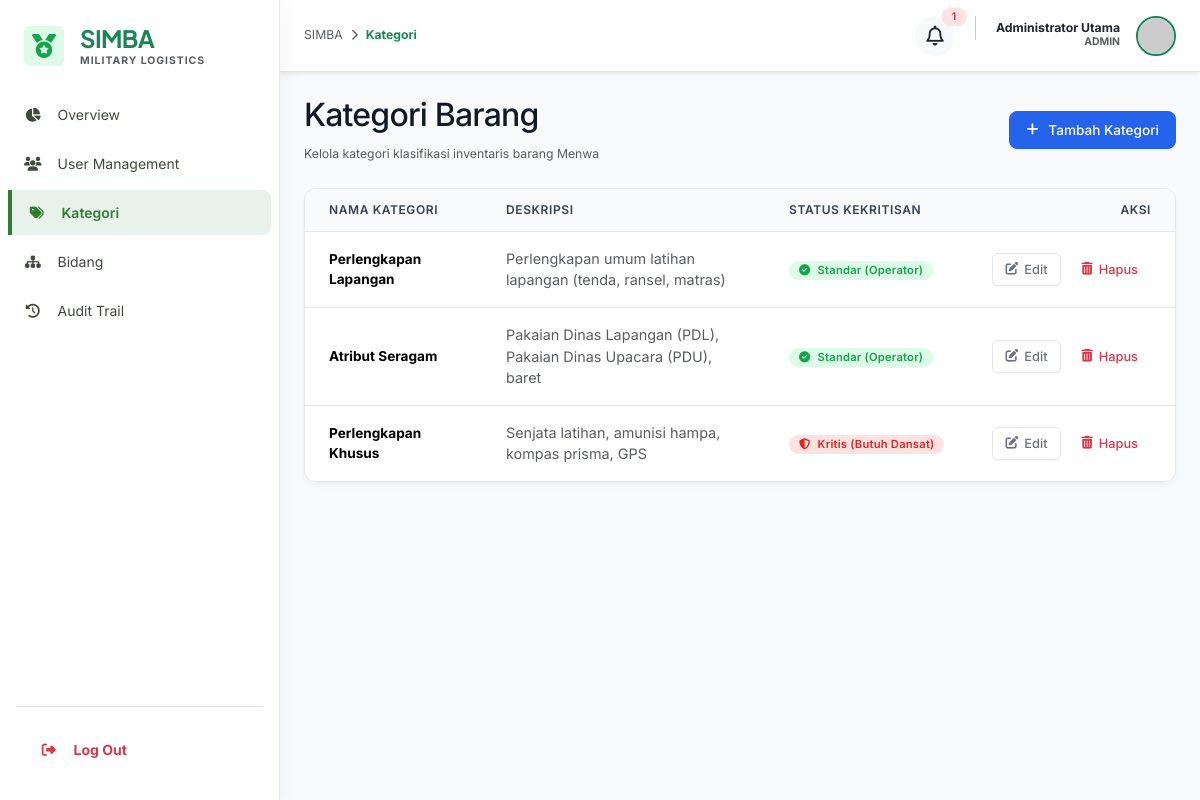
Page /public/index.php?controller=kategori&action=index (signed in) on the committed database.
### tables this page shows
CREATE TABLE `kategori_barang` (
  `kategori_id` int(11) NOT NULL,
  `nama_kategori` varchar(100) NOT NULL,
  `deskripsi` text DEFAULT NULL,
  `is_critical` tinyint(1) NOT NULL DEFAULT 0,
  `created_at` datetime NOT NULL DEFAULT current_timestamp()
);

### app/controllers/KategoriController.php (called while the page is built, shortened)
<?php
class KategoriController extends Controller {
    public function index() {
        $model = new KategoriBarang();
        $categories = $model->findAll();
        $this->view('kategori/index', [
            'title' => 'Kelola Kategori Barang',
            'categories' => $categories
        ]);
    }
}

### public/index.php (called while the page is built, shortened)
<?php
require_once dirname(__DIR__) . '/core/Database.php';
require_once dirname(__DIR__) . '/core/Model.php';
$actionName = isset($_GET['action']) ? trim($_GET['action']) : 'index';
$controllerInstance = new $controllerClass();
$controllerInstance->$actionName();

### core/Database.php (called while the page is built, shortened)
<?php
class Database {
    private static $instance = null;
    private $pdo;
    private function __construct() {
        try {
            $dsn = "mysql:host=" . DB_HOST . ";port=" . DB_PORT . ";dbname=" . DB_NAME . ";charset=utf8mb4";
            $options = [
                PDO::ATTR_ERRMODE            => PDO::ERRMODE_EXCEPTION,
                PDO::ATTR_DEFAULT_FETCH_MODE => PDO::FETCH_ASSOC,
                PDO::ATTR_EMULATE_PREPARES   => false,
            ];
            $this->pdo = new PDO($dsn, DB_USER, DB_PASS, $options);
        } catch (PDOException $e) {
            error_log("Database Connection Error: " . $e->getMessage());
            die("Sistem sedang mengalami kendala teknis. Silakan coba beberapa saat lagi.");
        }
    }
    public static function getInstance() {
        if (self::$instance === null) {
            self::$instance = new self();
        }
        return self::$instance;
    }
    public function getConnection() {
        return $this->pdo;
    }
}

### core/Model.php (called while the page is built, shortened)
<?php
require_once __DIR__ . '/Database.php';
abstract class Model {
    protected $db;
    protected $table;
    public function __construct() {
        $this->db = Database::getInstance()->getConnection();
    }
    protected function query($sql, $params = []) {
        $stmt = $this->db->prepare($sql);
        $stmt->execute($params);
        return $stmt;
    }
    public function findAll() {
        $sql = "SELECT * FROM {$this->table}";
        return $this->query($sql)->fetchAll();
    }
}

### app/views/kategori/index.php (the view, shortened to what this page needs)
<div class="d-flex justify-content-between align-items-center mb-4">
    <div>
        <h1 class="h2 font-heading" style="color: var(--text-primary);">Kategori Barang</h1>
        <span class="text-muted small">Kelola kategori klasifikasi inventaris barang Menwa</span>
    </div>
    <a href="index.php?controller=kategori&action=add" class="btn btn-primary rounded-3">
        <i class="fa-solid fa-plus me-1"></i> Tambah Kategori
    </a>
</div>
<div class="glass-card p-4">
    <div class="table-responsive">
        <table class="table table-modern mb-0 align-middle">
            <thead>
                <tr>
                    <th>Nama Kategori</th>
                    <th>Deskripsi</th>
                    <th>Status Kekritisan</th>
                    <th class="text-end">Aksi</th>
                </tr>
            </thead>
            <tbody>
                <?php if (empty($categories)): ?>
                    <tr>
                        <td colspan="4" class="text-center text-muted py-4">Belum ada kategori terdaftar</td>
                    </tr>
                <?php else: ?>
                    <?php foreach ($categories as $cat): ?>
                        <tr>
                            <td><strong class=""><?= htmlspecialchars($cat['nama_kategori']) ?></strong></td>
                            <td class="text-muted" style="font-size: 0.9rem;"><?= htmlspecialchars($cat['deskripsi'] ?: '-') ?></td>
                            <td>
                                <?php if ($cat['is_critical'] == 1): ?>
                                    <span class="badge bg-danger"><i class="fa-solid fa-shield-halved me-1"></i> Kritis (Butuh Dansat)</span>
                                <?php else: ?>
                                    <span class="badge bg-success"><i class="fa-solid fa-circle-check me-1"></i> Standar (Operator)</span>
                                <?php endif; ?>
                            </td>
                            <td class="text-end">
                                <div class="d-inline-flex gap-2">
                                    <a href="index.php?controller=kategori&action=edit&id=<?= $cat['kategori_id'] ?>" class="btn btn-sm btn-outline-custom">
                                        <i class="fa-solid fa-pen-to-square"></i> Edit
                                    </a>
                                    <form action="index.php?controller=kategori&action=delete" method="POST" onsubmit="return confirm('Apakah Anda yakin ingin menghapus kategori ini?');">
                                        <button type="submit" class="btn btn-sm btn-outline-danger">
                                            <i class="fa-solid fa-trash-can"></i> Hapus
                                        </button>
                                    </form>
                                </div>
                            </td>
                        </tr>
                    <?php endforeach; ?>
                <?php endif; ?>
            </tbody>
        </table>
    </div>
</div>

### public/css/style.css (style rules this page uses)
:root { --sidebar-bg: #111827; --sidebar-hover: #1F2937; --sidebar-active: #374151; --sidebar-active-border: #3B82F6; --sidebar-text: #9CA3AF; --sidebar-text-active: #FFFFFF; --sidebar-width: 250px; --sidebar-collapsed-width: 78px; --bg-main: #F8FAFC; --bg-card: #FFFFFF; --font-heading: 'Inter', sans-serif; --font-body: 'Inter', sans-serif; --text-primary: #111827; --text-secondary: #6B7280; --text-muted: #9CA3AF; --text-muted-lt: #D1D5DB; --primary: #2563EB; --primary-hover: #1D4ED8; --primary-light: #EFF6FF; --green: #16A34A; --green-lt: #DCFCE7; --green-hover: #15803D; --amber: #F59E0B; --amber-lt: #FEF3C7; --amber-hover: #D97706; --red: #DC2626; --red-lt: #FEE2E2; --red-hover: #B91C1C; --blue: #2563EB; --blue-lt: #DBEAFE; --purple: #7C3AED; --purple-lt: #EDE9FE; --gray-200: #E5E7EB; --border-color: #E5E7EB; --border-focus: #2563EB; --shadow-sm: 0 1px 2px 0 rgba(0, 0, 0, 0.05); --shadow-md: 0 4px 6px -1px rgba(0, 0, 0, 0.1), 0 2px 4px -1px rgba(0, 0, 0, 0.06); --shadow-card: 0 4px 6px -1px rgba(0, 0, 0, 0.05); --shadow-lg: 0 10px 15px -3px rgba(0, 0, 0, 0.1), 0 4px 6px -2px rgba(0, 0, 0, 0.05); --shadow-hover: 0 10px 15px -3px rgba(0, 0, 0, 0.05); --shadow-ring: 0 0 0 3px rgba(37, 99, 235, 0.2); --radius-sm: 6px; --radius-md: 8px; --radius-lg: 12px; --radius-xl: 16px; --radius-pill: 9999px; --transition: all 0.2s ease-in-out; }
body { background-color: var(--bg-main); color: var(--text-primary); font-family: var(--font-body); font-size: 14px; line-height: 1.5; -webkit-font-smoothing: antialiased; -moz-osx-font-smoothing: grayscale; }
h1, h2, h3, h4, h5, h6 { font-family: var(--font-heading); font-weight: 600; color: var(--text-primary); letter-spacing: -0.025em; margin-bottom: 0.5rem; }
a { color: var(--primary); text-decoration: none; transition: var(--transition); }
.card-modern, .glass-card { background: var(--bg-card); border: 1px solid var(--border-color); border-radius: var(--radius-lg); box-shadow: var(--shadow-card); margin-bottom: 24px; overflow: hidden; }
.card-modern .card-body, .glass-card { padding: 24px; }
.glass-card { padding: 24px; }
.table-responsive { margin: -24px; }
.table-modern, .table-custom { width: 100%; border-collapse: collapse !important; font-size: 0.85rem; color: var(--text-primary); margin: 0 !important; }
.table-modern thead th, .table-custom thead th { background: #F9FAFB; color: #374151; font-weight: 600; font-size: 0.75rem; text-transform: uppercase; letter-spacing: 0.05em; padding: 12px 24px; border-bottom: 1px solid var(--border-color); white-space: nowrap; }
.table-modern tbody td, .table-custom tbody td { padding: 16px 24px; border-bottom: 1px solid var(--border-color); vertical-align: middle; }
.table-modern tbody tr:last-child td, .table-custom tbody tr:last-child td { border-bottom: none; }
.table> :not(caption)>*>* { border-bottom-width: 1px !important; border-bottom-color: var(--border-color) !important; }
.btn { font-family: var(--font-body); font-weight: 500; font-size: 0.85rem; padding: 8px 16px; border-radius: var(--radius-md); transition: var(--transition); display: inline-flex; align-items: center; justify-content: center; gap: 6px; line-height: 1.5; border: 1px solid transparent; }
.btn-sm { padding: 6px 12px; font-size: 0.8rem; border-radius: var(--radius-sm); }
.btn-primary, .btn-accent { background: var(--primary); color: #fff !important; border-color: var(--primary); box-shadow: 0 1px 2px rgba(0, 0, 0, 0.05); }
.btn-outline-custom, .btn-outline { background: #fff; border-color: var(--border-color); color: var(--text-secondary); box-shadow: var(--shadow-sm); }
.badge { padding: 4px 10px; font-weight: 600; font-size: 0.7rem; border-radius: var(--radius-pill); letter-spacing: 0.02em; border: none; }
.bg-success { background: var(--green-lt) !important; color: var(--green) !important; }
.bg-danger { background: var(--red-lt) !important; color: var(--red) !important; }
:root { --wp-blue: #0073aa; --wp-blue-hover: #005177; --wp-text-dark: #2c3338; }
.card-modern, .glass-card, .metric-card { transition: transform 0.3s cubic-bezier(0.34, 1.56, 0.64, 1), box-shadow 0.3s ease; }
.table-modern tbody tr, .table-custom tbody tr { transition: all 0.2s ease; }

### app/views/layouts/main.php (style rules this page uses)
body { font-family: 'Inter', sans-serif; background-color: #F8FAFC; }

### rows in the picture
kategori_barang: nama_kategori "Perlengkapan Lapangan", deskripsi "Perlengkapan umum latihan lapangan (tenda, ransel, matras)", is_critical 0 (drawn)
kategori_barang: nama_kategori "Atribut Seragam", deskripsi "Pakaian Dinas Lapangan (PDL), Pakaian Dinas Upacara (PDU), baret", is_critical 0 (drawn)
kategori_barang: nama_kategori "Perlengkapan Khusus", deskripsi "Senjata latihan, amunisi hampa, kompas prisma, GPS", is_critical 1 (drawn)

### other values in the picture
$label "Overview User Management Kategori Bidang Audit Trail"
$currentController "Kategori"
$unreadCount "1"
$fullName "Administrator Utama"
ROLE_NAMES[$roleId] "ADMIN"
